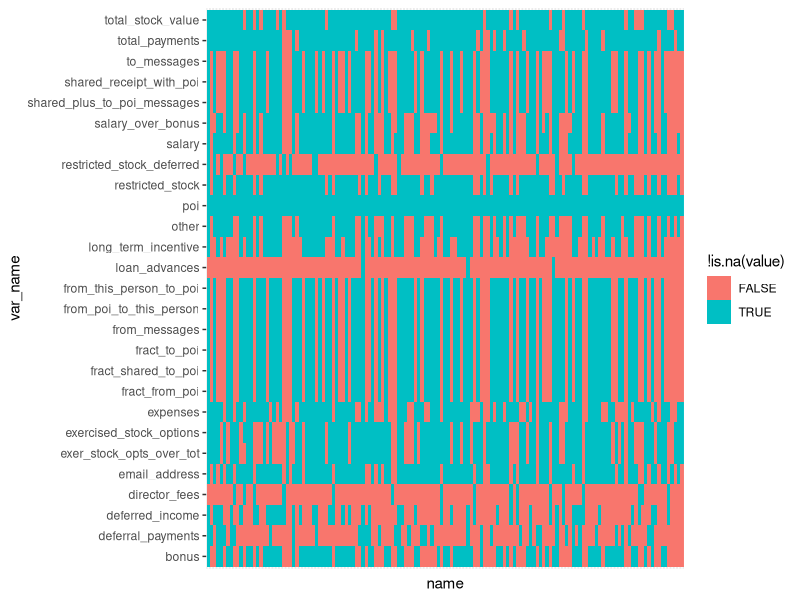
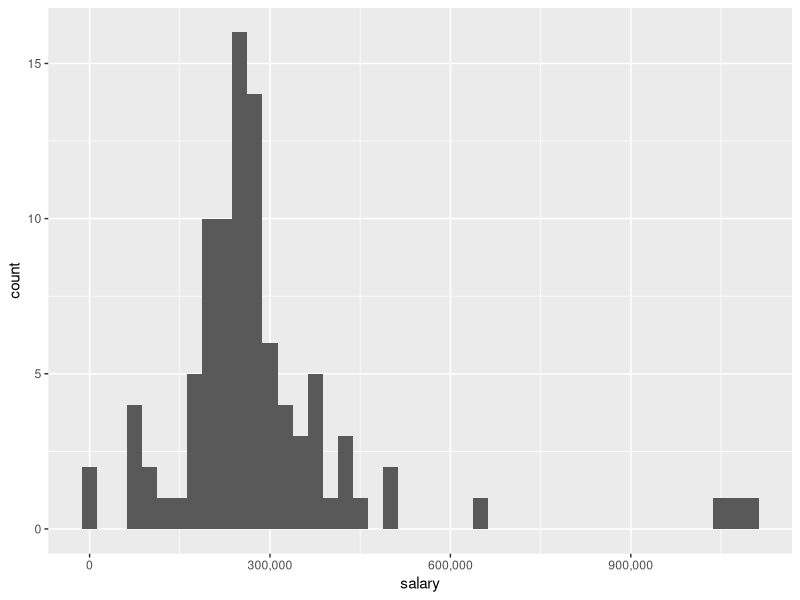
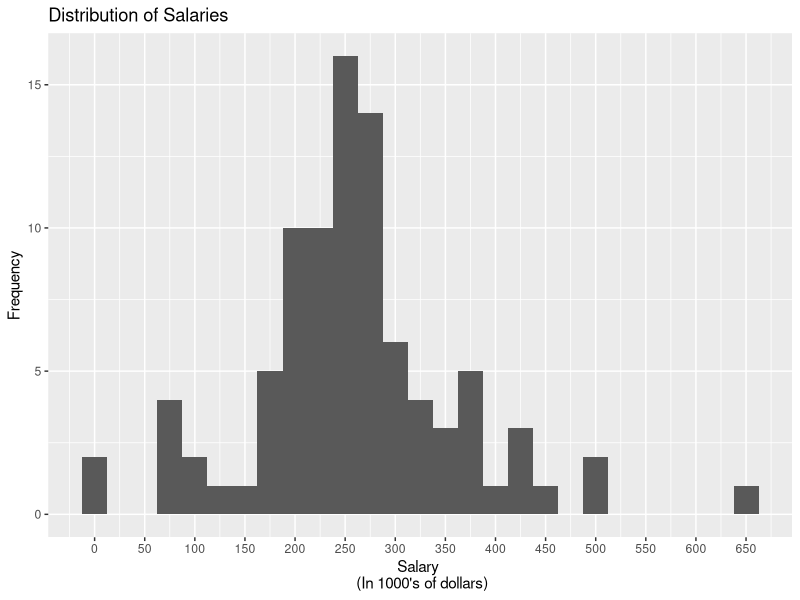
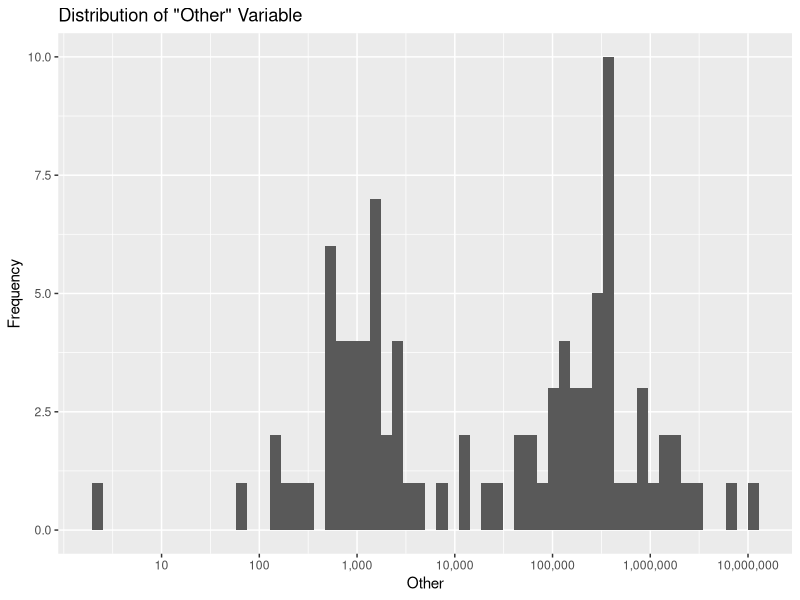
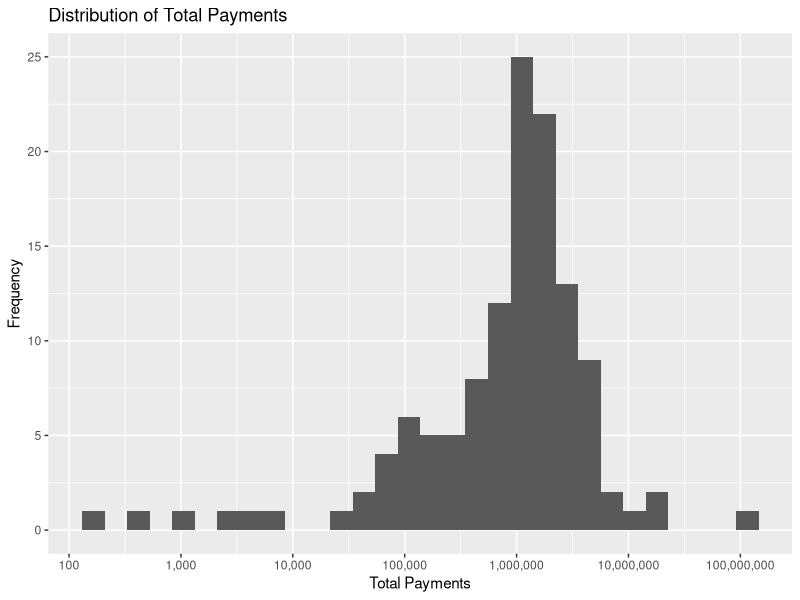
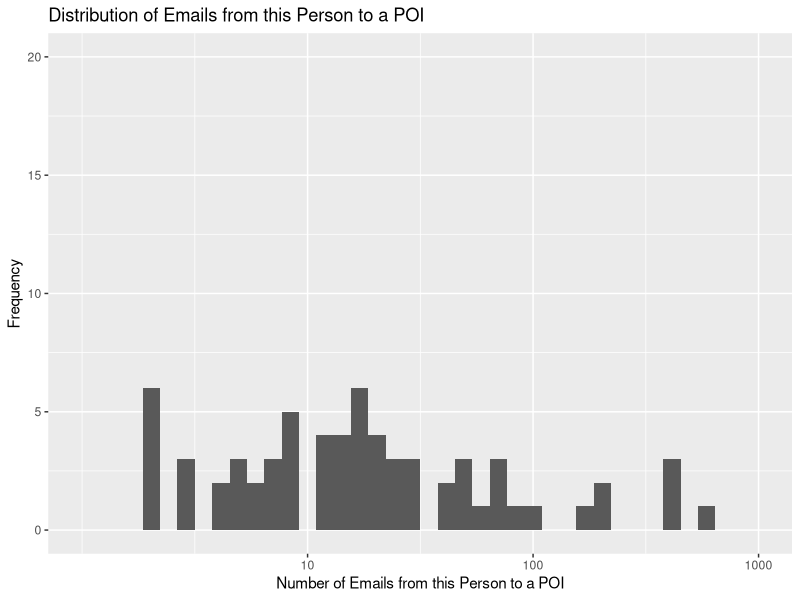
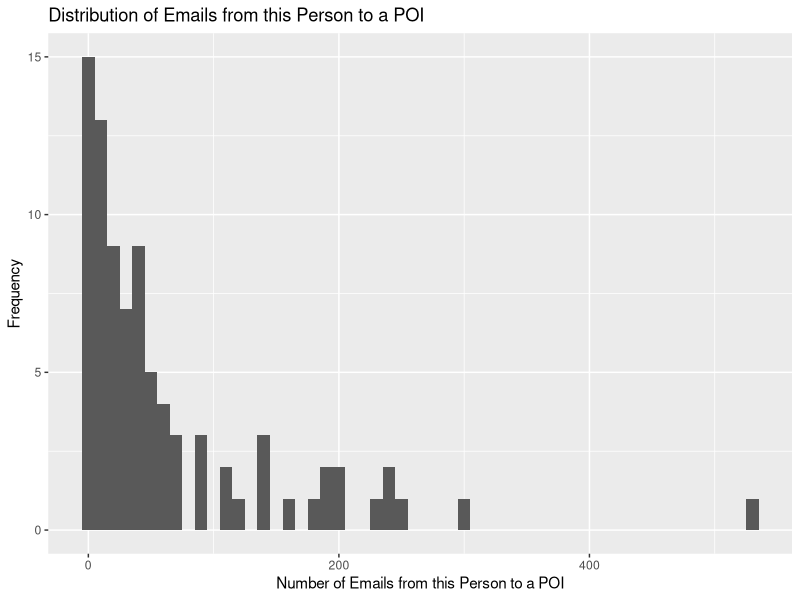
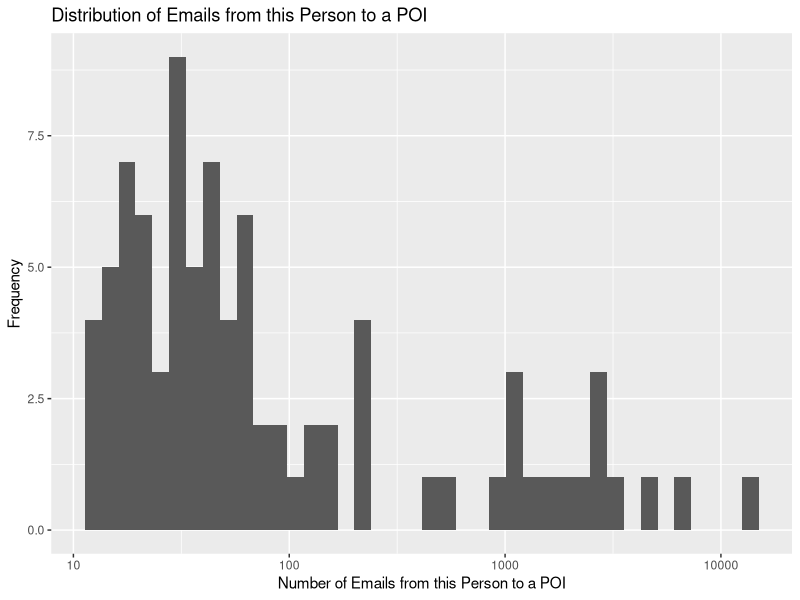

Write the R code that produced these figures, in order. (Note: this script raises an error after producing the figures.)
## ---- chunk 1
knitr::opts_chunk$set(echo = T,
                      message = F,
                      warning = F)
## ---- chunk 2
library(tidyverse)
library(ggplot2)
library(scales) # need to get labels = comma
library(GGally)
## ---- chunk 3
getwd()
setwd('/Users/courtneyfergusonlee/p5')
enron <- read.csv('enron_data.csv', 
                  na.strings = 'NaN',
                  stringsAsFactors = F)
## ---- chunk 4
enron.new_features <- enron %>%
  mutate(fract_to_poi = from_this_person_to_poi/from_messages,
         fract_from_poi = from_poi_to_this_person/to_messages,
         salary_over_bonus = salary/bonus,
         exer_stock_opts_over_tot = exercised_stock_options/total_stock_value,
         poi = as.factor(poi),
         shared_plus_to_poi_messages = shared_receipt_with_poi + from_this_person_to_poi,
         fract_shared_to_poi = shared_receipt_with_poi/to_messages)

## ---- chunk 5
str(enron.new_features)
## ---- chunk 6
enron$poi <- as.factor(enron$poi)
## ---- chunk 7
dim(enron)
## ---- chunk 8
summary(enron)
## ---- chunk 9
enron.missing <- as.data.frame(sapply(enron.new_features, is.na))

enron.long <- enron.new_features %>%
  gather(var_name,
         value,
         -name,
         na.rm = F)

ggplot(data = enron.long,
       aes(x = name,
           y = var_name)) +
  geom_tile(aes(fill = !is.na(value))) +
  theme(axis.text.x = element_blank(),
        axis.ticks.x = element_blank())
## ---- chunk 10
ggplot(data = enron,
       aes(x = salary)) +
  geom_histogram(binwidth = 25000) +
  scale_x_continuous(labels = comma)
## ---- chunk 11
ggplot(data = subset(enron,
                     salary < 1000000),
       aes(x = salary / 1000)) +
  geom_histogram(binwidth = 25) +
  scale_x_continuous(breaks = seq(0, 900, 50),
                     labels = comma) +
  ggtitle("Distribution of Salaries") +
  xlab("Salary \n (In 1000's of dollars)") +
  ylab("Frequency")
## ---- chunk 12
table(enron$restricted_stock_deferred)
## ---- chunk 13
ggplot(data = enron,
       aes(x = other)) +
  geom_histogram(bins = 60) +
  scale_x_log10(labels = comma,
                breaks = 10^seq(1, 7, 1)) +
  ggtitle('Distribution of "Other" Variable') +
  xlab('Other') +
  ylab('Frequency')
## ---- chunk 14
ggplot(data = enron,
       aes(x = total_payments)) +
  geom_histogram(bins = 30) +
  scale_x_log10(labels = comma,
                breaks = 10^seq(2, 8, 1)) +
  ggtitle('Distribution of Total Payments') +
  xlab('Total Payments') +
  ylab('Frequency')
## ---- chunk 15

## ---- chunk 16

## ---- chunk 17

## ---- chunk 18
ggplot(data = enron,
       aes(x = from_this_person_to_poi + 1)) +
  geom_histogram(bins = 40) +
  scale_x_log10(limits = c(1, 1000),
                breaks = 10^seq(1, 4, 1)) +
  ggtitle("Distribution of Emails from this Person to a POI") +
  xlab("Number of Emails from this Person to a POI") +
  ylab("Frequency")
## ---- chunk 19
ggplot(data = enron,
       aes(x = from_poi_to_this_person)) +
  geom_histogram(binwidth = 10) +
  ggtitle("Distribution of Emails from this Person to a POI") +
  xlab("Number of Emails from this Person to a POI") +
  ylab("Frequency")
## ---- chunk 20
ggplot(data = enron,
       aes(x = from_messages + 1)) +
  geom_histogram(bins = 40) +
  scale_x_log10(breaks = 10^seq(1, 4, 1)) +
  ggtitle("Distribution of Emails from this Person to a POI") +
  xlab("Number of Emails from this Person to a POI") +
  ylab("Frequency")
## ---- chunk 21
ggplot(data = enron,
       aes(x = shared_receipt_with_poi + 1)) +
  geom_histogram(bins = 40) +
  scale_x_log10() +
  ggtitle("Distribution of Emails from this Person to a POI") +
  xlab("Number of Emails from this Person to a POI") +
  ylab("Frequency")
## ---- chunk 22
ggplot(data = enron,
       aes(x = to_messages + 1)) +
  geom_histogram(bins = 40) +
  scale_x_log10() +
  ggtitle("Distribution of Outgoing Emails") +
  xlab("Number of Outgoing Emails") +
  ylab("Frequency")
## ---- chunk 23
ggplot(data = enron.new_features,
       aes(x = fract_to_poi)) +
  geom_histogram() +
  
  ggtitle("Distribution of Fractions of Emails from this Person to a POI") +
  xlab("Number of Emails from this Person to a POI") +
  ylab("Frequency")
## ---- chunk 24
ggplot(data = enron.new_features,
       aes(x = fract_from_poi)) +
  geom_histogram() +
  ggtitle("Distribution of  Fractions of Emails to this Person from a POI") +
  xlab("Number of Emails from this Person to a POI") +
  ylab("Frequency")
## ---- chunk 25
financial_long <- enron %>%
  mutate(deferred_income = -deferred_income,
         restricted_stock_deferred = -restricted_stock_deferred) %>%
  select(expenses,
         other,
         director_fees,
         restricted_stock_deferred,
         deferred_income,
         deferral_payments,
         salary,
         long_term_incentive,
         restricted_stock,
         bonus,
         total_payments,
         total_stock_value,
         exercised_stock_options,
         loan_advances,
         poi) %>%
  gather(financial_var,
         amount,
         -poi) %>%
  mutate(financial_var = as.factor(financial_var))

str(financial_long)
## ---- chunk 26
ggplot(data = subset(financial_long, 
                     !is.na(amount) & amount > 0),
       aes(x = reorder(financial_var, 
                       amount, 
                       median),
           y = amount)) +
  geom_boxplot() +
  geom_jitter(aes(color = poi,
                  alpha = .2),
              width = .2,
              size = .7) +
  scale_y_log10(labels = comma,
                breaks = 10^seq(2, 8, 1)) +
  theme(axis.text.x = element_text(angle = 30, hjust = 1)) +
  ggtitle("Distribution of Financial Variables") +
  xlab("Financial Variable") +
  ylab("Amount") +
  guides(alpha = 'none')

## ---- chunk 27
ggplot(data = enron.new_features,
       aes(x = total_stock_value,
           y = exercised_stock_options)) +
  geom_point(aes(color = poi))

ggplot(data = subset(enron.new_features, total_stock_value < 10000000),
       aes(x = total_stock_value,
           y = exercised_stock_options)) +
  geom_point(aes(color = poi))

subset(enron.new_features, exer_stock_opts_over_tot > .9)
names(enron)
## ---- chunk 28
ggplot(data = enron.new_features,
       aes(x = salary_over_bonus)) +
  geom_histogram(aes(fill = poi),
                 bins = 40) +
  ggtitle('Distibution of Salary to Bonus Ratio') +
  xlab('Salary to Bonus Ratio') +
  ylab('Frequency')
## ---- chunk 29
ggplot(data = enron.new_features,
       aes(x = exer_stock_opts_over_tot)) +
  geom_histogram(aes(fill = poi),
                 bins = 50) +
  ggtitle('Distibution of Exercised Stock Options to Total Stock Options Ratio')+
  xlab('Exercised Stock Options to Total Stock Options Ratio') +
  ylab('Frequency')
## ---- chunk 30
ggplot(data = enron.new_features,
       aes(x = loan_advances)) +
  geom_histogram(aes(fill = poi)) +
  scale_x_log10()

names(enron.new_features)
enron.new_features$loan_advances
## ---- chunk 31
email_long <- enron %>%
  select(to_messages,
         shared_receipt_with_poi,
         from_messages,
         from_this_person_to_poi,
         from_poi_to_this_person,
         poi) %>%
  gather(email_feature,
         amount,
         -poi) %>%
  mutate(email_feature = as.factor(email_feature))

str(email_long)
## ---- chunk 32
ggplot(data = subset(email_long, !is.na(amount)),
       aes(x = reorder(email_feature, amount, median),
           y = amount + 1)) +
  geom_boxplot() +
  geom_jitter(aes(alpha = .2,
                  color = poi),
              width = .2) +
  scale_y_log10(labels = comma,
                breaks = c(0,
                           10,
                           100,
                           1000,
                           10000)) +
  ggtitle('Distribution of Emails') +
  xlab('Email Feature') +
  ylab('Number of Messages') +
  guides(alpha = 'none')
## ---- chunk 33
ggplot(data = enron,
       aes(x = shared_receipt_with_poi + 1)) +
  geom_histogram(bins = 50,
                 aes(fill = poi)) +
  scale_x_log10() +
  ggtitle("Distribution of Emails CC'd to POI") +
  xlab("Emails CC'd to POI") +
  ylab("Frequency")
## ---- chunk 34
ggplot(data = enron,
       aes(x = from_this_person_to_poi + 1)) +
  geom_histogram(bins = 40,
                 aes(fill = poi)) +
  scale_x_log10(limits = c(1, 1000),
                breaks = 10^seq(1, 4, 1)) +
  ggtitle("Distribution of Emails from this Person to a POI") +
  xlab("Number of Emails from this Person to a POI") +
  ylab("Frequency")
## ---- chunk 35
ggplot(data = enron,
       aes(x = from_poi_to_this_person)) +
  geom_histogram(binwidth = 10,
                 aes(fill = poi)) +
  ggtitle("Distribution of Emails Received from a POI") +
  xlab("Number of Emails Received from a POI") +
  ylab("Frequency")
## ---- chunk 36
ggplot(data = enron,
       aes(x = from_messages + 1)) +
  geom_histogram(bins = 40,
                 aes(fill = poi)) +
  scale_x_log10(breaks = 10^seq(1, 4, 1)) +
  ggtitle("Distribution of Received Messages") +
  xlab("Number of Received Messages") +
  ylab("Frequency")
## ---- chunk 37
ggplot(data = enron,
       aes(x = to_messages + 1)) +
  geom_histogram(bins = 40,
                 aes(fill = poi)) +
  scale_x_log10() +
  ggtitle("Distribution of Outgoing Emails") +
  xlab("Number of Outgoing Emails") +
  ylab("Frequency")
## ---- chunk 38
ggplot(data = enron.new_features,
       aes(x = fract_to_poi)) +
  geom_histogram(bins = 30,
                 aes(fill = poi)) +
  scale_x_continuous(breaks = seq(0, 1, .05)) +
  ggtitle("Distribution of Fractions of Emails to a POI") +
  xlab("Number of Emails from this Person to a POI") +
  ylab("Frequency")
## ---- chunk 39
ggplot(data = enron.new_features,
       aes(x = fract_from_poi)) +
  geom_histogram(bins = 30,
                 aes(fill = poi)) +
  ggtitle("Distribution of  Fractions of Emails from a POI") +
  xlab("Number of Emails from this Person to a POI") +
  ylab("Frequency")
## ---- chunk 40
ggplot(data = enron.new_features,
       aes(x = fract_shared_to_poi)) +
  geom_histogram(aes(fill = poi))
## ---- chunk 41
ggpairs(subset(enron.new_features, select = c(-email_address,
                                             -poi,
                                             -name)))
## ---- chunk 42
ggplot(data = enron,
       aes(x = salary,
           y = bonus,
           color = poi)) +
  geom_point()
## ---- chunk 43
ggplot(data = enron.new_features,
       aes(x = salary_over_bonus,
           y = exer_stock_opts_over_tot,
           color = poi)) +
  geom_point()
## ---- chunk 44
ggplot(data = enron.new_features,
       aes(x = fract_to_poi,
           y = fract_from_poi,
           color = poi)) +
  geom_point() +
  ggtitle('Fraction of Emails From POI vs Fraction of Emails to POI') +
  xlab('Fraction Sent to POI') +
  ylab('Fraction From POI')
